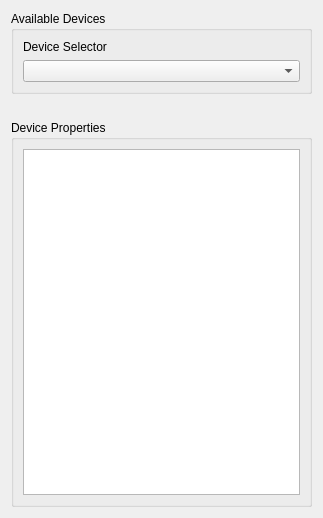
<?xml version="1.0" encoding="UTF-8"?>
<ui version="4.0">
 <class>Form</class>
 <widget class="QWidget" name="Form">
  <property name="geometry">
   <rect>
    <x>0</x>
    <y>0</y>
    <width>323</width>
    <height>518</height>
   </rect>
  </property>
  <property name="windowTitle">
   <string>Form</string>
  </property>
  <layout class="QVBoxLayout" name="verticalLayout" stretch="0,0,2">
   <item>
    <widget class="QGroupBox" name="groupBox">
     <property name="title">
      <string>Available Devices</string>
     </property>
     <layout class="QVBoxLayout" name="verticalLayout_2" stretch="0,0">
      <item>
       <widget class="QLabel" name="label">
        <property name="text">
         <string>Device Selector</string>
        </property>
       </widget>
      </item>
      <item>
       <widget class="QComboBox" name="deviceComboBox">
        <property name="currentText">
         <string/>
        </property>
        <property name="currentIndex">
         <number>-1</number>
        </property>
        <property name="frame">
         <bool>true</bool>
        </property>
       </widget>
      </item>
     </layout>
    </widget>
   </item>
   <item>
    <spacer name="verticalSpacer">
     <property name="orientation">
      <enum>Qt::Vertical</enum>
     </property>
     <property name="sizeHint" stdset="0">
      <size>
       <width>20</width>
       <height>20</height>
      </size>
     </property>
    </spacer>
   </item>
   <item>
    <widget class="QGroupBox" name="groupBox_2">
     <property name="title">
      <string>Device Properties</string>
     </property>
     <layout class="QVBoxLayout" name="verticalLayout_3">
      <item>
       <widget class="QTableWidget" name="propertyViewer">
        <attribute name="horizontalHeaderCascadingSectionResizes">
         <bool>true</bool>
        </attribute>
       </widget>
      </item>
     </layout>
    </widget>
   </item>
  </layout>
 </widget>
 <resources/>
 <connections/>
</ui>
